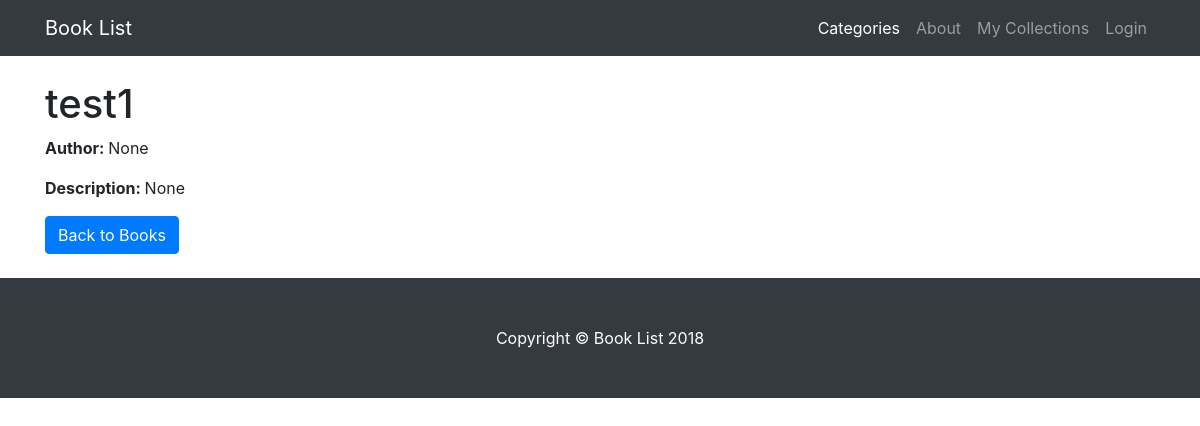
Screenshot of /category/3/book/5 with the database file from the repository.
### database_setup.py (models this page shows, shortened)
class Book(Base):
    __tablename__ = 'book'
    id = Column(Integer, primary_key=True)
    name = Column(String(250), nullable=False)
    author = Column(String(250))
    desc = Column(String(1000))
    category_id = Column(Integer, ForeignKey('category.id'))
    category = relationship(Category)

### project.py (the view)
@app.route('/category/<int:category_id>/book/<int:book_id>')
def bookDetail(category_id, book_id):
    book = session.query(Book).filter_by(id=book_id).one()
    return render_template(
        "bookDetail.html",
        book=book,
        category_id=category_id
    )

### templates/bookDetail.html
{% extends "main.html" %}
{% block content %}
    {% include "header.html" %}
    <br>
    <div class="container">
            <h1>{{book.name}}</h1>
            <p><b>Author: </b>{{book.author}}</p>
            <p><b>Description: </b>{{book.desc}}</p>
            <a href="{{url_for('categoryBooks', category_id=category_id)}}" class="btn btn-primary">Back to Books</a>
    </div>
    <br>
{% endblock %}

### static/4-col-portfolio.css (style rules this page uses)
body { padding-top: 54px; }
@media (min-width: 992px) { body { padding-top: 56px; } }

### rows the page displays
Book: name "test1", author "None", desc "None"
